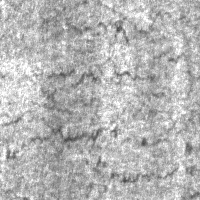
#> input picture validation/images/crazing/crazing_241.jpg, 200 x 200 px; its folder holds only this picture in this run
$ jupyter execute --allow-errors Surface_Defect_Detection_using_KNN_PCA.ipynb
#> lines starting #> are read from the running program, lines starting #| are printed output that depends on the picture
[cell 1]
import os
train_crazing_dir = os.path.join('../input/neu-surface-defect-database/NEU-DET/train/images/crazing')
train_inclusion_dir = os.path.join('../input/neu-surface-defect-database/NEU-DET/train/images/inclusion/')
train_patches_dir = os.path.join('../input/neu-surface-defect-database/NEU-DET/train/images/patches/')
train_pitted_surface_dir = os.path.join('../input/neu-surface-defect-database/NEU-DET/train/images/pitted_surface/')
train_rolledin_scale_dir = os.path.join('../input/neu-surface-defect-database/NEU-DET/train/images/rolled-in_scale/')
train_scratches_dir = os.path.join('../input/neu-surface-defect-database/NEU-DET/train/images/scratches/')

[cell 2]
import numpy as np
import matplotlib.pyplot as plt
import pandas as pd
import math

[cell 3]
'''
url = "../input/iris/Iris.csv"

# Assign colum names to the dataset
names = ['sepal-length', 'sepal-width', 'petal-length', 'petal-width', 'Class']

# Read dataset to pandas dataframe
dataset = pd.read_csv(url, names=names)
'''

[cell 4]
train_crazing_names = os.listdir(train_crazing_dir)
#> (the rest of this cell did not finish here and is left out)

[cell 5]
print('total training crazing images:', len(train_crazing_names))
#> (the rest of this cell did not finish here and is left out)

[cell 6]
import pandas as pd
import numpy as np
import matplotlib.pyplot as plt
from sklearn.model_selection import train_test_split
import glob
import cv2
from sklearn.ensemble import RandomForestClassifier
from sklearn import metrics
from sklearn import svm
from sklearn.metrics import classification_report, confusion_matrix
import itertools

[cell 7]
X_train = list()
X_test = list()
y_train = list()
y_test = list()

[cell 8]
# [6 lines of commented-out code are left out]

[cell 9]
path = train_crazing_dir+"/*.jpg"
for file in glob.glob(path):
  img=cv2.imread(file)
#> img is the input picture: shape (200, 200, 3); min 67, max 255, mean 181
  img2=cv2.cvtColor(img,cv2.COLOR_BGR2GRAY)
  X_train.append(img2)      #append all the pixel vector in X_train
  y_train.append(0)         #append all the class in y_train

print(X_train[0])
#> (printed output is left out)
print(len(X_train))
#| 1

[cell 10]
path = train_inclusion_dir+"/*.jpg"
for file in glob.glob(path):
  img=cv2.imread(file)
  img2=cv2.cvtColor(img,cv2.COLOR_BGR2GRAY)
  X_train.append(img2)      #append all the pixel vector in X_train
  y_train.append(1)         #append all the class in y_train


print(len(X_train))
#| 1

[cell 11]
path = train_patches_dir+"/*.jpg"
for file in glob.glob(path):
  img=cv2.imread(file)
  img2=cv2.cvtColor(img,cv2.COLOR_BGR2GRAY)
  X_train.append(img2)      #append all the pixel vector in X_train
  y_train.append(2)         #append all the class in y_train

print(len(X_train))
#| 1

[cell 12]
path = train_pitted_surface_dir+"/*.jpg"
for file in glob.glob(path):
  img=cv2.imread(file)
  img2=cv2.cvtColor(img,cv2.COLOR_BGR2GRAY)
  X_train.append(img2)      #append all the pixel vector in X_train
  y_train.append(3)         #append all the class in y_train


print(len(X_train))
#| 1

[cell 13]
path = train_rolledin_scale_dir+"/*.jpg"
for file in glob.glob(path):
  img=cv2.imread(file)
  img2=cv2.cvtColor(img,cv2.COLOR_BGR2GRAY)
  X_train.append(img2)      #append all the pixel vector in X_train
  y_train.append(4)         #append all the class in y_train


print(len(X_train))
#| 1

[cell 14]
path = train_scratches_dir+"/*.jpg"
for file in glob.glob(path):
  img=cv2.imread(file)
  img2=cv2.cvtColor(img,cv2.COLOR_BGR2GRAY)
  X_train.append(img2)      #append all the pixel vector in X_train
  y_train.append(5)         #append all the class in y_train


print(len(X_train))
#| 1

[cell 15]
#Validation Dataset

[cell 16]
path = "../input/neu-surface-defect-database/NEU-DET/validation/images/crazing/*.jpg"
for file in glob.glob(path):
  img=cv2.imread(file)
  img2=cv2.cvtColor(img,cv2.COLOR_BGR2GRAY)
  X_test.append(img2)      #append all the pixel vector in X_test
  y_test.append(0)         #append all the class in y_test

print(len(X_test))
#| 1

path = "../input/neu-surface-defect-database/NEU-DET/validation/images/inclusion/*.jpg"
for file in glob.glob(path):
  img=cv2.imread(file)
  img2=cv2.cvtColor(img,cv2.COLOR_BGR2GRAY)
  X_test.append(img2)      #append all the pixel vector in X_test
  y_test.append(1)         #append all the class in y_test

print(len(X_test))
#| 1

path = "../input/neu-surface-defect-database/NEU-DET/validation/images/patches/*.jpg"
for file in glob.glob(path):
  img=cv2.imread(file)
  img2=cv2.cvtColor(img,cv2.COLOR_BGR2GRAY)
  X_test.append(img2)      #append all the pixel vector in X_test
  y_test.append(2)         #append all the class in y_test

print(len(X_test))
#| 1

path = "../input/neu-surface-defect-database/NEU-DET/validation/images/pitted_surface/*.jpg"
for file in glob.glob(path):
  img=cv2.imread(file)
  img2=cv2.cvtColor(img,cv2.COLOR_BGR2GRAY)
  X_test.append(img2)      #append all the pixel vector in X_test
  y_test.append(3)         #append all the class in y_test

print(len(X_test))
#| 1

path = "../input/neu-surface-defect-database/NEU-DET/validation/images/rolled-in_scale/*.jpg"
for file in glob.glob(path):
  img=cv2.imread(file)
  img2=cv2.cvtColor(img,cv2.COLOR_BGR2GRAY)
  X_test.append(img2)      #append all the pixel vector in X_test
  y_test.append(4)         #append all the class in y_test

print(len(X_test))
#| 1

path = "../input/neu-surface-defect-database/NEU-DET/validation/images/scratches/*.jpg"
for file in glob.glob(path):
  img=cv2.imread(file)
  img2=cv2.cvtColor(img,cv2.COLOR_BGR2GRAY)
  X_test.append(img2)      #append all the pixel vector in X_test
  y_test.append(5)         #append all the class in y_test

print(len(X_test))
#| 1

[cell 17]
len(X_train)
#> Out = 1

[cell 18]
X_train[0]

[cell 19]
X_train[0].shape
#> Out = (200, 200)

[cell 20]
X_train=np.array(X_train)
y_train=np.array(y_train)
X_test=np.array(X_test)
y_test=np.array(y_test)

[cell 21]
print ('Train set:', X_train.shape,  y_train.shape)
#| Train set: (1, 200, 200) (1,)
print ('Test set:', X_test.shape,  y_test.shape)
#| Test set: (1, 200, 200) (1,)

[cell 22]
nsamples, nx, ny = X_train.shape
#> nsamples = 1; nx = 200; ny = 200
X_train = X_train.reshape((nsamples,nx*ny))

[cell 23]
X_train.shape
#> Out = (1, 40000)

[cell 24]
type(X_train)

[cell 25]
nsamples, nx, ny = X_test.shape
X_test = X_test.reshape((nsamples,nx*ny))

[cell 26]
X_test.shape
#> Out = (1, 40000)

[cell 27]
arr=X_train

[cell 28]
rows, columns = arr.shape
#> rows = 1; columns = 40000

[cell 29]
standardizedArray = np.zeros(shape=(rows, 40000)) #columns

[cell 30]
tempArray = np.zeros(rows)
#> tempArray = [0]

[cell 31]
for column in range(40000): #columns

        mean = np.mean(arr[:,column])
        std = np.std(arr[:,column])
        tempArray = np.empty(0)

        for element in arr[:,column]:

            tempArray = np.append(tempArray, ((element - mean) / std))

        standardizedArray[:,column] = tempArray
#> this loop made 40000 passes
#> mean on passes 1 to 3: 164, 161, 249

#> (a cell that did not finish here is left out)

[cell 33]
import numpy as np
#> (the rest of this cell did not finish here and is left out)

[cell 34]
#eigen_values

[cell 35]
# Calculating the explained variance on each of components

variance_explained = []
#> (the rest of this cell did not finish here and is left out)

[cell 36]
cumulative_variance_explained = np.cumsum(variance_explained)
print(cumulative_variance_explained)

#> (a cell that did not finish here is left out)

#> (a cell that did not finish here is left out)

#> (a cell that did not finish here is left out)

#> (a cell that did not finish here is left out)

#Principal Component Analysis

#> (a cell that did not finish here is left out)

Consider the validation Dataset, rescale it and fit it in PCA and apply it for training-testing for different values of K

[cell 42]
from sklearn.neighbors import KNeighborsClassifier
from sklearn import metrics

[cell 43]
train_accuracy = list()
test_accuracy = list()
k_value = list()

[cell 44]
type(X_train)

#> (a cell that did not finish here is left out)

[cell 46]
print(train_accuracy)
#| [1.0]
print(test_accuracy)
#| [1.0]
print(k_value)

[cell 47]
plt.plot(k_value, train_accuracy, 'g', label='Training Accuracy')
plt.plot(k_value, test_accuracy, 'b', label='Testing Accuracy')
plt.title('Training and Testing Accuracy-KNN')
plt.xlabel('K')
plt.ylabel('Accuracy')
plt.legend()
plt.show()
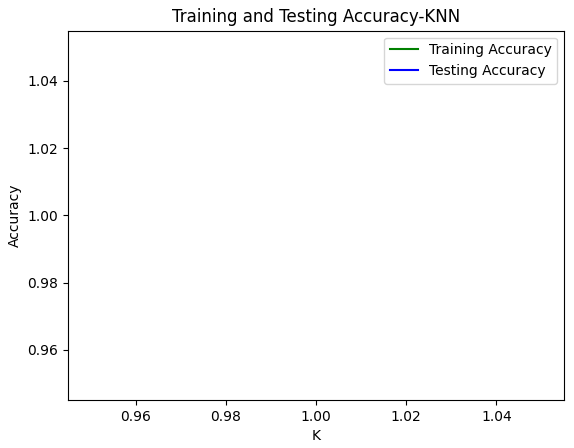
#> figure drawn by matplotlib, 1 panel

[cell 48]
max(test_accuracy)
#> Out = 1
